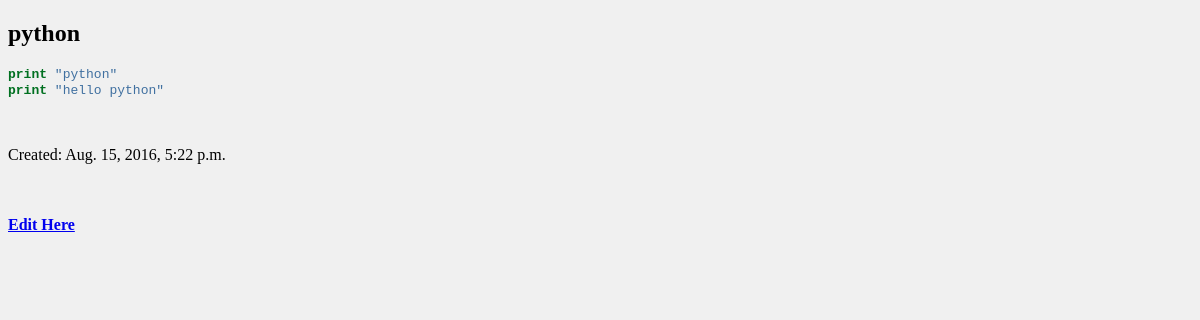
The app's page /pygview/3/, older data.
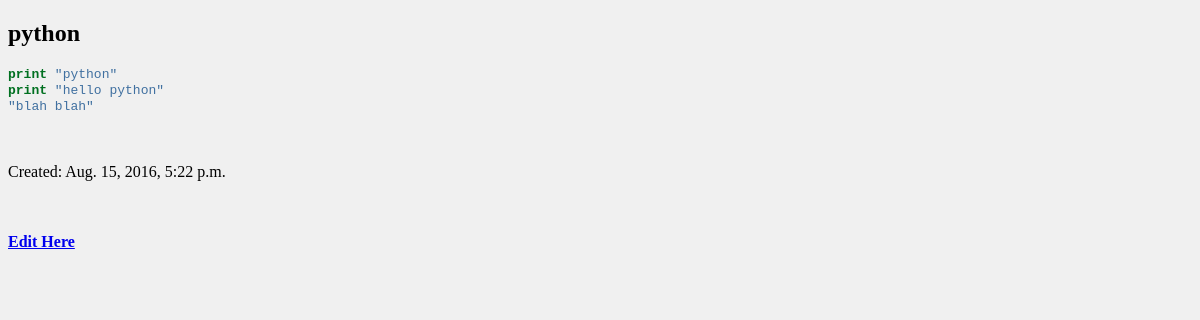
The same page, newer data.
### snippets/models.py (models this page shows, shortened)
class Snippet(models.Model):
    user = models.ForeignKey(User,default=1)
    created = models.DateTimeField(auto_now_add=True)
    title = models.CharField(max_length=100, blank=True, default='')
    code = models.TextField()
    linenos = models.BooleanField(default=False)
    language = models.CharField(choices=LANGUAGE_CHOICES, default='python', max_length=100)
    style = models.CharField(choices=STYLE_CHOICES, default='friendly', max_length=100)
    highlighted = models.TextField()
    class Meta:
        ordering = ('created',)

### snippets/views.py (the view)
# urls.py: url(r'^pygview/(?P<pk>[0-9]+)/$',views.pygView,name='pygView'),
def pygView(request,pk):
	obj = Snippet.objects.get(pk=pk)
	return render(request,'snippets/pygView1.html',{"obj":obj})

### snippets/templates/snippets/pygView1.html (shortened to what this page needs)
<!DOCTYPE html>
<html>
<head>
</head>
<body>
{% autoescape off %}
{{obj.highlighted}}
<br>
<p>Created: {{obj.created}}</p>
{% endautoescape %}
<br>
<br>
<strong><a href="{% url 'edit' obj.pk %}">Edit Here</a></strong>
</body>
</html>

Row changes from the older to the newer data that the page shows:
changed Snippet: highlighted "python print \"python\" print \"hello python\"" → "python print \"python\" print \"hello python\" \"blah blah\""
